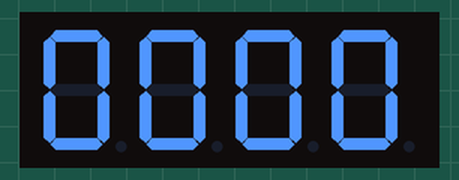
The sketch below on a simulated Arduino Uno, built with avr-gcc and run on an emulated ATmega328P. On the bench: 4-digit seven-segment display. Wiring (inferred from the names in the program): 4-digit 7-segment display, segments lit when HIGH: segments pin 2, pin 3, pin 4, pin 5, pin 6, pin 7, pin 8; digit selects pin 9, pin 10, pin 11, pin 12. The segment pins are drawn as the display they are named for.

Above: at 0.1 s.
At 4.1 s:
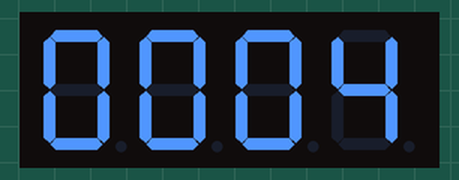
At 9.2 s:
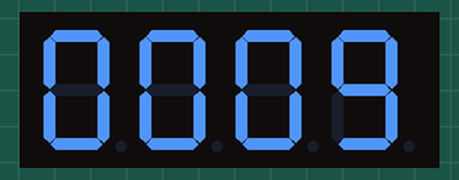
At 19.2 s:
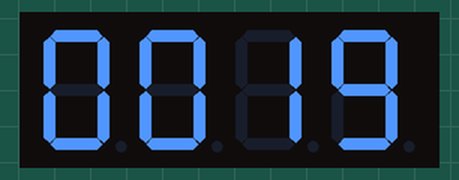
At 28.2 s:
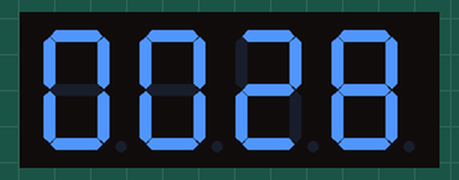
At 38.2 s:
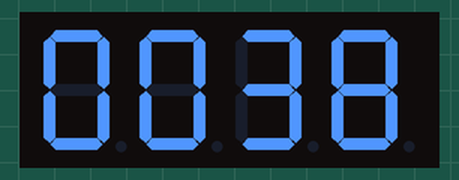

Measured:
- what the display in image 0 shows lasts 1.1 s, from 0.0 s to 1.1 s

The sketch:

Segmento_4_digitos.ino
```cpp
/*
 * =================================================================================
 * PROJETO: Contador Multiplexado no Display 5641AS de 4 Dígitos (Cátodo Comum)
 * COMPATIBILIDADE: Arduino Uno e Arduino Mega
 * =================================================================================
 */

// Pinos dos Segmentos (Ânodos)
const int pinosSegmentos[7] = {2, 3, 4, 5, 6, 7, 8}; // A, B, C, D, E, F, G

// Pinos dos Dígitos (Cátodos Comuns)
const int pinosDigitos[4] = {9, 10, 11, 12}; // DIG1, DIG2, DIG3, DIG4

// Mapeamento dos números (0 a 9) em binário para Cátodo Comum (HIGH = Aceso)
const byte numeros[10] = {
  B00111111, // 0
  B00000110, // 1
  B01011011, // 2
  B01001111, // 3
  B01100110, // 4
  B01101101, // 5
  B01111101, // 6
  B00000111, // 7
  B01111111, // 8
  B01101111  // 9
};

// Variáveis para controle do tempo sem travar o loop (Non-blocking delay)
unsigned long tempoAnterior = 0;
int contador = 0;

void setup() {
  // Configura os pinos de segmentos como SAÍDA
  for (int i = 0; i < 7; i++) {
    pinMode(pinosSegmentos[i], OUTPUT);
    digitalWrite(pinosSegmentos[i], LOW);
  }

  // Configura os pinos de dígitos como SAÍDA
  for (int i = 0; i < 4; i++) {
    pinMode(pinosDigitos[i], OUTPUT);
    digitalWrite(pinosDigitos[i], HIGH); // HIGH desliga o Cátodo Comum
  }
}

void loop() {
  // Incrementa o contador a cada 1 segundo (1000ms)
  if (millis() - tempoAnterior >= 1000) {
    tempoAnterior = millis();
    contador++;
    if (contador > 9999) contador = 0; // Reinicia após 9999
  }

  // Mantém a multiplexação continuamente ativa na tela
  exibirNumero4Digitos(contador);
}

// Função de Multiplexação (Exibe um número de até 4 dígitos)
void exibirNumero4Digitos(int valor) {
  int digitos[4];

  // Separa o valor numérico em 4 dígitos individuais
  digitos[0] = (valor / 1000) % 10; // Milhar (DIG1)
  digitos[1] = (valor / 100) % 10;  // Centena (DIG2)
  digitos[2] = (valor / 10) % 10;   // Dezena (DIG3)
  digitos[3] = valor % 10;          // Unidade (DIG4)

  // Varre os 4 dígitos rapidamente
  for (int d = 0; d < 4; d++) {
    // 1. Apaga todos os dígitos antes de trocar os segmentos
    for (int i = 0; i < 4; i++) {
      digitalWrite(pinosDigitos[i], HIGH); // HIGH = Cátodo Desligado
    }

    // 2. Coloca os estados corretos nos segmentos para o dígito atual
    for (int s = 0; s < 7; s++) {
      bool estadoSegmento = bitRead(numeros[digitos[d]], s);
      digitalWrite(pinosSegmentos[s], estadoSegmento ? HIGH : LOW);
    }

    // 3. Ativa o pino do dígito atual (LOW = Cátodo Ativo)
    digitalWrite(pinosDigitos[d], LOW);

    // 4. Pausa mínima para estabilização do brilho (~2ms)
    delay(2);

    // 5. Desliga o dígito atual
    digitalWrite(pinosDigitos[d], HIGH);
  }
}
```
